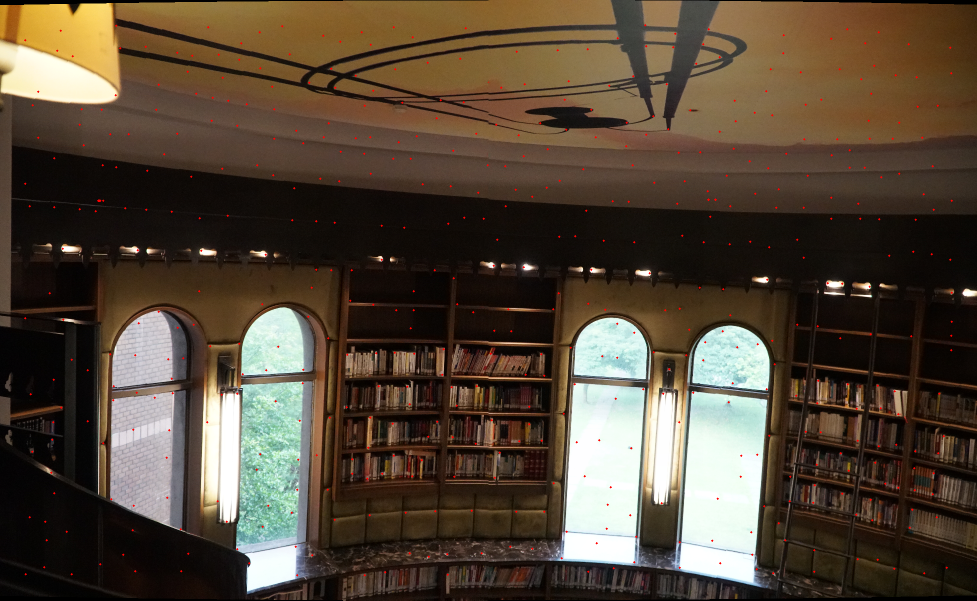
#> input picture Hw2/2F1.png, 1954 x 1201 px (shown at 1/2 size)
$ python -i image_stitching.py   (imports and definitions only)
#> lines starting #> are read from the running program, lines starting #| are printed output that depends on the picture; after the words box and inside, x2 and y2 are one past the last pixel; in counts of white or black regions, pixels touching at a corner belong together
#> further down, picture is the input picture: shape (1201, 1954, 3); mean B, G, R 56, 71, 84.5
#!/usr/bin/env python
# coding: utf-8

# In[1]:


import numpy as np
import cv2
import random
import matplotlib.pyplot as plt
from scipy.ndimage import filters
import os
from tqdm import tqdm as tqdm
import math


# In[2]:


# [28 lines left out: function warping, not called in this run]


# In[3]:


def featureDetect(pic, window = 9, num_points = 256, descriptor_window = 5):
#> called with window = 9, num_points = 256, descriptor_window = 5
    gray_image = cv2.cvtColor(pic, cv2.COLOR_BGR2GRAY)
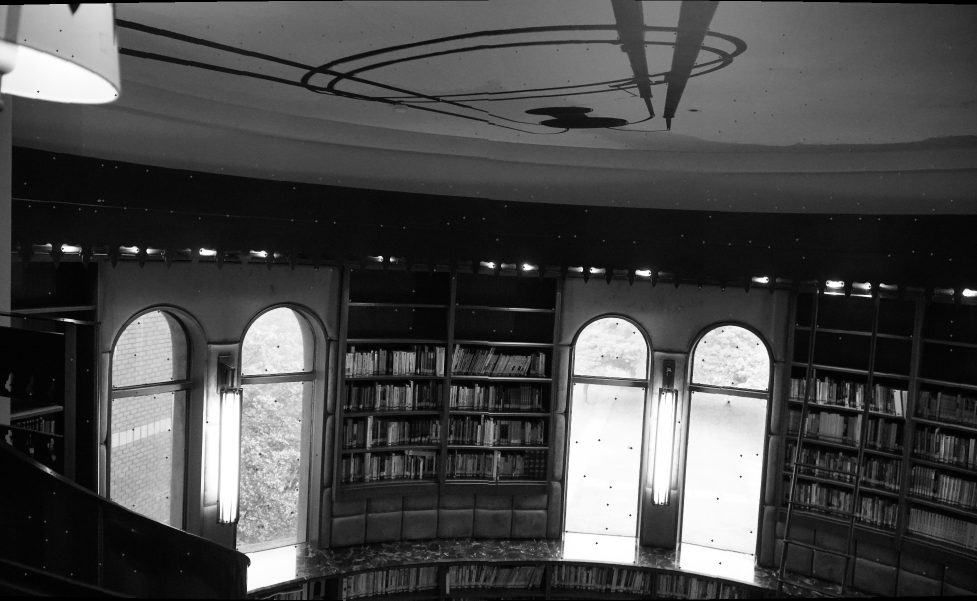
#> gray_image: shape (1201, 1954) (shown at 1/2 size); min 0, max 255, mean 73.3
    img = np.copy(gray_image)
    sigma = 3
    imx = np.zeros(img.shape)
    imy = np.zeros(img.shape)
    filters.gaussian_filter(img, (sigma, sigma), (0, 1), imx)
    filters.gaussian_filter(img, (sigma, sigma), (1, 0), imy)

    # compute components of the Harris matrix
    Ixx = filters.gaussian_filter(imx*imx,sigma)
    Ixy = filters.gaussian_filter(imx*imy,sigma)
    Iyy = filters.gaussian_filter(imy*imy,sigma)

    det = Ixx*Iyy - Ixy**2
    trace = Ixx + Iyy
    #R = det / trace
    R = det - 0.05 * trace**2

    offset = window // 2
    R[:offset, :] = 0
    R[-offset:, :] = 0
    R[:, :offset] = 0
    R[:, -offset:] = 0
    local_max = filters.maximum_filter(R, (offset, offset))
    R = R * (R == local_max)
    #print(R)

    sort_idx = np.argsort(R.flatten())[-num_points:]

    x = sort_idx // img.shape[1]
    y = sort_idx % img.shape[1]
    marked_pic = np.copy(pic)
    #print(x, y)
    descriptor = np.array([]).reshape(0, descriptor_window**2)
    for x_, y_ in zip(x, y):
        neighbors = []
        neighbor_offset = descriptor_window // 2
        for i in range(-neighbor_offset, neighbor_offset + 1):
            for j in range(-neighbor_offset, neighbor_offset + 1):
                if (x_ + i >= img.shape[0] or y_ + j >= img.shape[1]):
                    neighbors.append(0)
                else:
                    neighbors.append(img[x_+i, y_+j])
        #print(neighbors)
        descriptor = np.concatenate((descriptor, np.array([neighbors])))
        cv2.circle(marked_pic,(y_, x_), 2, (255,0,0), -1)
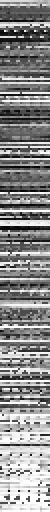
#> descriptor: shape (256, 25) float64 (shown 2 times larger); min 4, max 255, mean 139.8
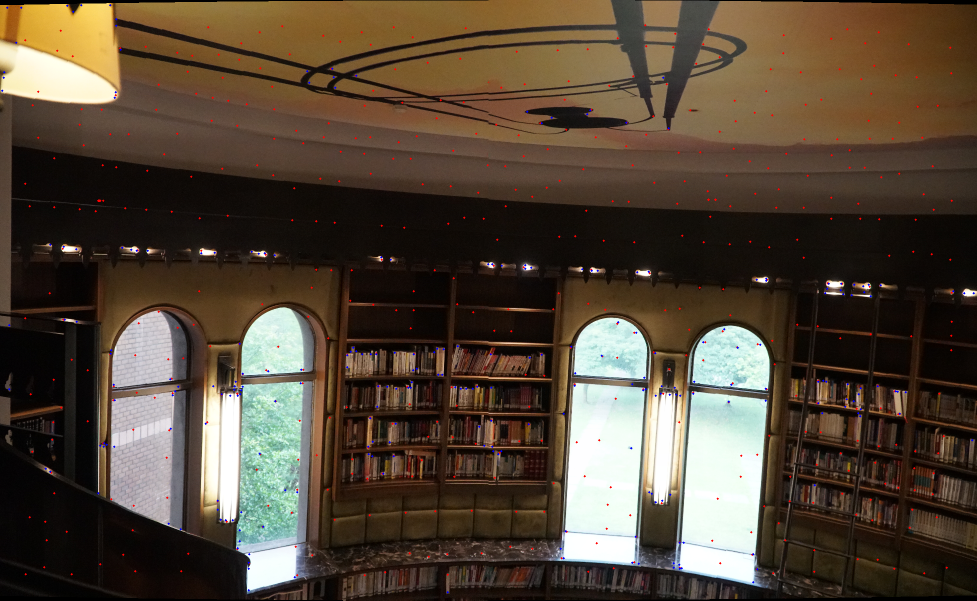
#> marked_pic: shape (1201, 1954, 3) (shown at 1/2 size); 0.14% of pixels changed, all inside (x1, y1, x2, y2) = (2, 8, 1950, 1187)
    #print(descriptor.shape)
    #plt.imshow(marked_pic)
    #print(np.vstack((x, y)))
    return marked_pic, np.vstack((x, y)).T, descriptor


# In[4]:


def func(x):
    return int(x.split(".")[0])
def READImages(directory):
    print(os.listdir(directory))
    images_name = sorted([filename for filename in os.listdir(directory) if filename[-3:] == 'JPG'], key = func)
    print(images_name)
    return np.array([cv2.resize(cv2.cvtColor(cv2.imread(os.path.join(directory, image)),
                                             cv2.COLOR_BGR2RGB)
                                , (0,0), fx=1, fy=1)
                     for image in images_name])

# [110 lines left out: functions readImages, featureMatching, multi_band_blending, not called in this run]


# In[7]:


from random import randint
# [95 lines left out: function imageMatching, not called in this run]


# In[53]:


# [1 line that did not run here, left out]
# original_images = readImages('parrington')


# In[54]:


# [1 line that did not run here, left out]


# In[55]:


# [1 line not run here, left out]


# In[56]:


# picture = cv2.imread('/prtn00.jpg')
#print(picture.shape)

# images = readImages('parrington/')
# [1 line that did not run here, left out]
# [1 line not run here, left out]
# [1 line that did not run here, left out]
# [1 line that did not run here, left out]
# [4 lines of commented-out code are left out]
fig, axes = plt.subplots(15, 3, figsize = (30, 60))
# [1 line not run here, left out]
marked_images = []
feature_indicies = []
feature_descriptors = []
# [10 lines not run here, left out]


# In[57]:


i = 6
# [2 lines that did not run here, left out]
# [1 line not run here, left out]
# [1 line that did not run here, left out]
# [1 line not run here, left out]


# In[58]:


# [1 line that did not run here, left out]
feature_matching = []
up_shift = 0
top_pad = 0
botton_pad = 0
# [9 lines not run here, left out]

# In[52]:

y, y1 = 650, 540
# [1 line that did not run here, left out]
# [2 lines not run here, left out]

>>> import cv2
>>> picture = cv2.imread('2F1.png')
>>> result = featureDetect(picture)

$ run again, on Hw2/panorama6.jpg
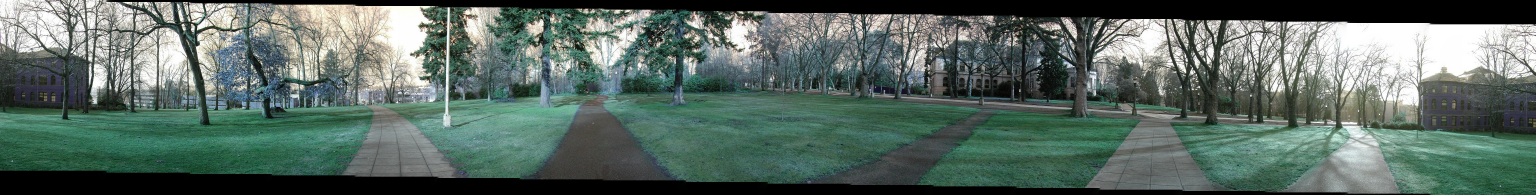
#> input picture Hw2/panorama6.jpg, 4606 x 585 px (shown at 1/3 size)
#> picture is the input picture: shape (585, 4606, 3); mean B, G, R 100, 107.9, 91
#> after the loop in featureDetect, `for x_, y_ in zip(x, y):`:
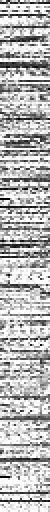
#> descriptor: shape (256, 25) float64 (shown 2 times larger); min 0, max 255, mean 181.6
#> after the loop in featureDetect, `for x_, y_ in zip(x, y):`:
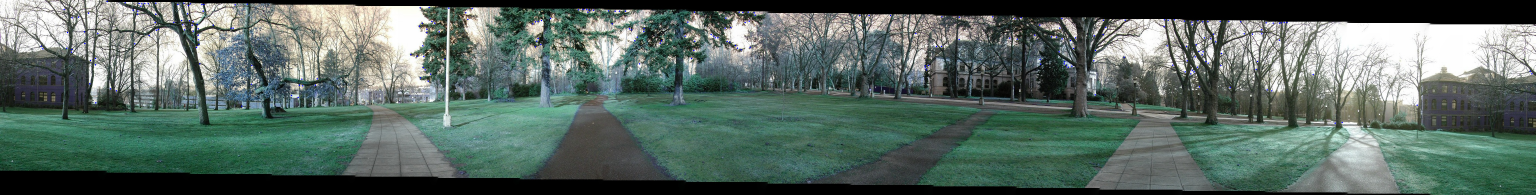
#> marked_pic: shape (585, 4606, 3) (shown at 1/3 size); 0.12% of pixels changed, all inside (x1, y1, x2, y2) = (121, 2, 4598, 372)

$ run again, on Hw2/test2.png
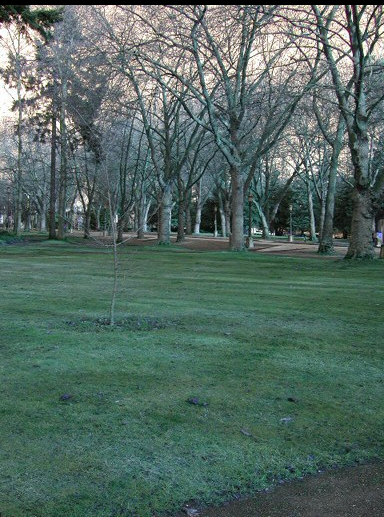
#> input picture Hw2/test2.png, 384 x 517 px
#> picture is the input picture: shape (517, 384, 3); mean B, G, R 98, 105.6, 83.8
#> in featureDetect, `gray_image = cv2.cvtColor(pic, cv2.COLOR_BGR2GRAY)`:
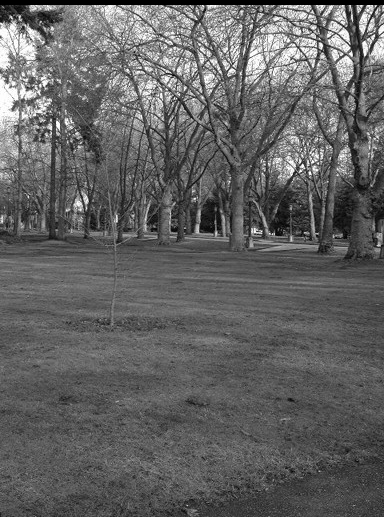
#> gray_image: shape (517, 384); min 0, max 255, mean 98.2
#> after the loop in featureDetect, `for x_, y_ in zip(x, y):`:
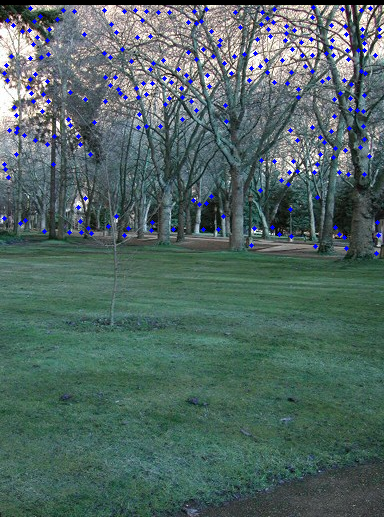
#> marked_pic: shape (517, 384, 3); 1.68% of pixels changed, all inside (x1, y1, x2, y2) = (2, 5, 382, 256)
